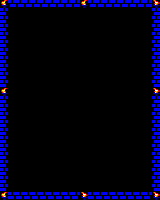

Below is a game level as drawn by its tile map, then a one-line description and the .tmx file that defines it, in full:
An orthogonal 20x25 tile map with 8x8 px tiles, 1 tile layer (Capa de Patrones 1).

<map version="1.2" tiledversion="1.2.5" orientation="orthogonal" renderorder="right-down" width="20" height="25" tilewidth="8" tileheight="8" infinite="0" nextlayerid="2" nextobjectid="1">
 <tileset firstgid="1" source="sp.tsx" />
 <layer id="1" name="Capa de Patrones 1" width="20" height="25">
  <data encoding="csv">
29,16,16,16,16,16,16,16,16,16,29,16,16,16,16,16,16,16,16,32,
17,1,1,1,1,1,1,1,1,1,1,1,1,1,1,1,1,1,1,16,
17,1,1,1,1,1,1,1,1,1,1,1,1,1,1,1,1,1,1,16,
17,1,1,1,1,1,1,1,1,1,1,1,1,1,1,1,1,1,1,16,
17,1,1,1,1,1,1,1,1,1,1,1,1,1,1,1,1,1,1,16,
17,1,1,1,1,1,1,1,1,1,1,1,1,1,1,1,1,1,1,16,
17,1,1,1,1,1,1,1,1,1,1,1,1,1,1,1,1,1,1,16,
17,1,1,1,1,1,1,1,1,1,1,1,1,1,1,1,1,1,1,16,
17,1,1,1,1,1,1,1,1,1,1,1,1,1,1,1,1,1,1,16,
17,1,1,1,1,1,1,1,1,1,1,1,1,1,1,1,1,1,1,16,
17,1,1,1,1,1,1,1,1,1,1,1,1,1,1,1,1,1,1,16,
29,1,1,1,1,1,1,1,1,1,1,1,1,1,1,1,1,1,1,32,
17,1,1,1,1,1,1,1,1,1,1,1,1,1,1,1,1,1,1,16,
17,1,1,1,1,1,1,1,1,1,1,1,1,1,1,1,1,1,1,16,
17,1,1,1,1,1,1,1,1,1,1,1,1,1,1,1,1,1,1,16,
17,1,1,1,1,1,1,1,1,1,1,1,1,1,1,1,1,1,1,16,
17,1,1,1,1,1,1,1,1,1,1,1,1,1,1,1,1,1,1,16,
17,1,1,1,1,1,1,1,1,1,1,1,1,1,1,1,1,1,1,16,
17,1,1,1,1,1,1,1,1,1,1,1,1,1,1,1,1,1,1,16,
17,1,1,1,1,1,1,1,1,1,1,1,1,1,1,1,1,1,1,16,
17,1,1,1,1,1,1,1,1,1,1,1,1,1,1,1,1,1,1,16,
17,1,1,1,1,1,1,1,1,1,1,1,1,1,1,1,1,1,1,16,
17,1,1,1,1,1,1,1,1,1,1,1,1,1,1,1,1,1,1,16,
17,1,1,1,1,1,1,1,1,1,1,1,1,1,1,1,1,1,1,16,
29,17,17,17,17,17,17,17,17,17,32,17,17,17,17,17,17,17,17,32
</data>
 </layer>
</map>
